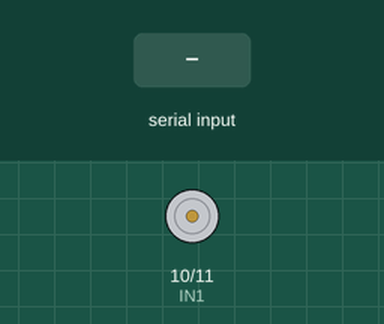
This sketch was run on a simulated Arduino Uno, built with avr-gcc and run on an emulated ATmega328P. Shown: motor-driver pin pairs drawn as motors (green arrow = first pin HIGH = forward, orange = second pin HIGH = backward, longer = more drive, scaled by the enable pin). The inputs (shaded band) are chosen by the test bench.

Above: at 1.2 s.
1.3 s: "F" received over Serial
At 2.3 s:
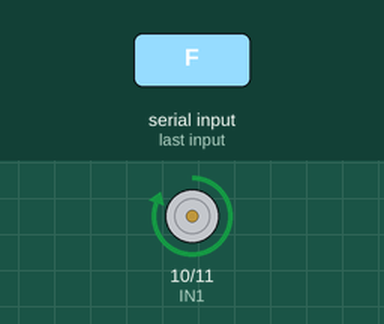
2.8 s: "B" received over Serial
At 3.4 s:
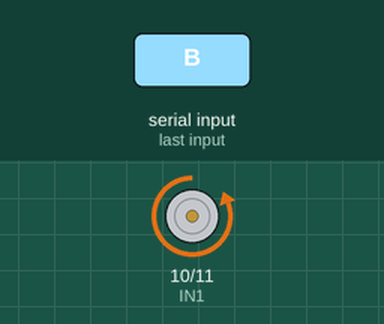
4.3 s: "S" received over Serial
At 4.6 s:
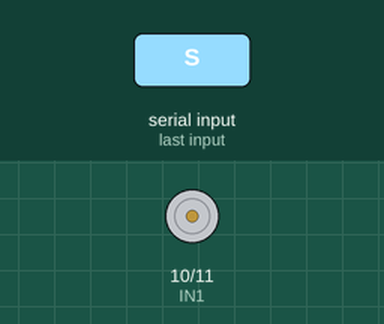
Timing chart, 0 to 7.3 s (numbered marks = the images above; inputs shaded):
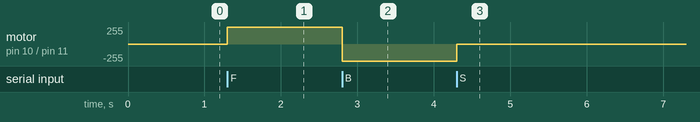

The sketch:

ejercicio-11.ino
```cpp
int ENA = 9;
int IN1 = 10;
int IN2 = 11;
char c;

int vel = 150;

void setup()
{
 Serial.begin(9600) ;
 pinMode (ENA, OUTPUT);
 pinMode (IN1, OUTPUT);
 pinMode (IN2, OUTPUT);
}

void loop(){
 if (Serial.available()){
  c = Serial.read();
  switch (c){
    case 'F':
      digitalWrite(IN2,LOW);
      digitalWrite(IN1,HIGH);
      analogWrite (ENA, 255);
      break;
    case 'B':
      digitalWrite(IN1,LOW);
      digitalWrite(IN2,HIGH);
      analogWrite (ENA, 255);
      break;
    case 'S':
    digitalWrite(IN2,LOW);
    digitalWrite(IN1,LOW);
    break;
  }
  }
}
```

Measured:
- after the input at 1.3 s, motor on pin 10 (IN1) / pin 11 (IN2): stopped → forward 255/255 at once
- after the input at 2.8 s, motor on pin 10 (IN1) / pin 11 (IN2): forward 255/255 → backward 255/255 at once
- after the input at 4.3 s, motor on pin 10 (IN1) / pin 11 (IN2): backward 255/255 → stopped at once
